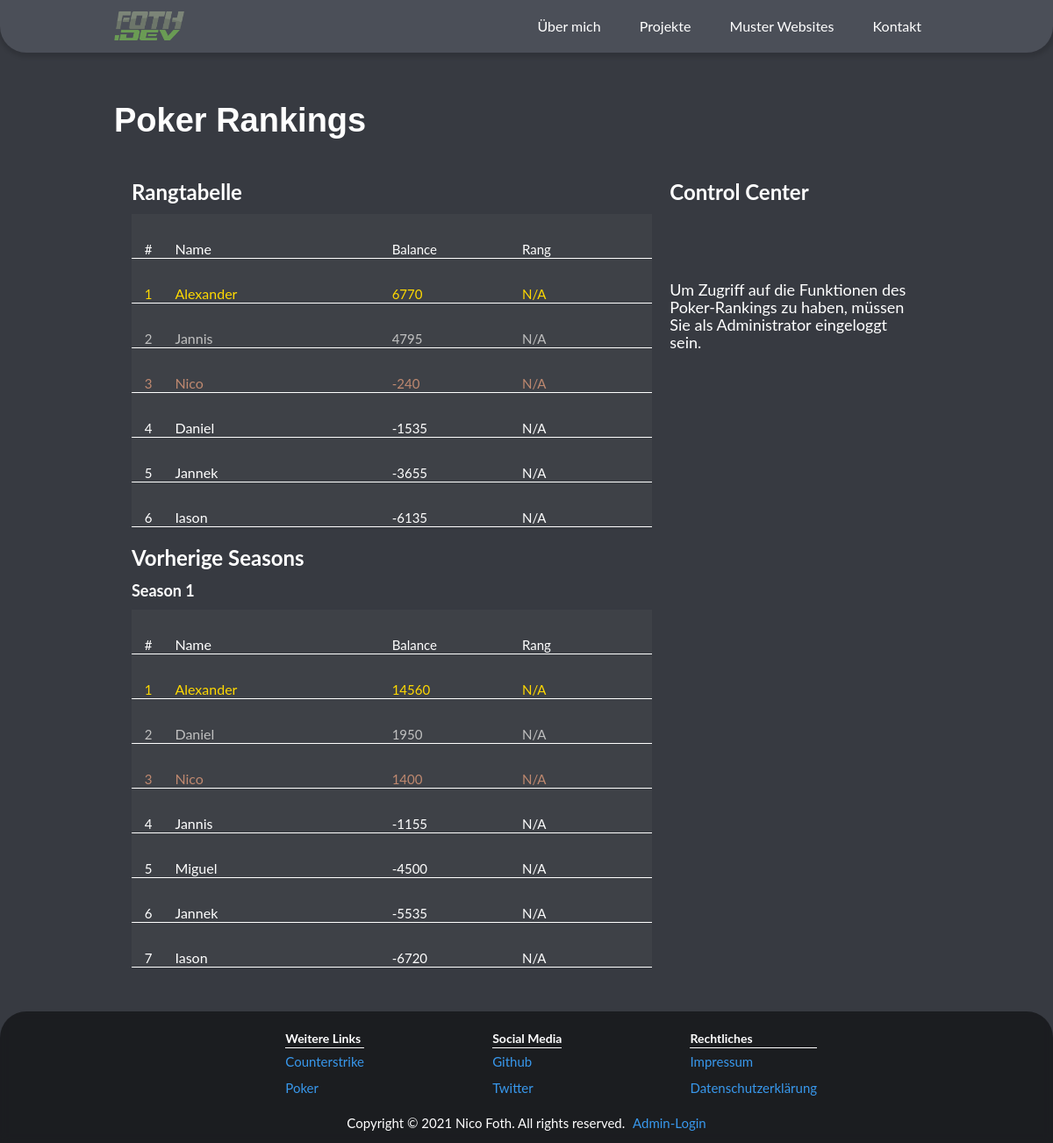
The page /poker/ on the database as committed earlier.
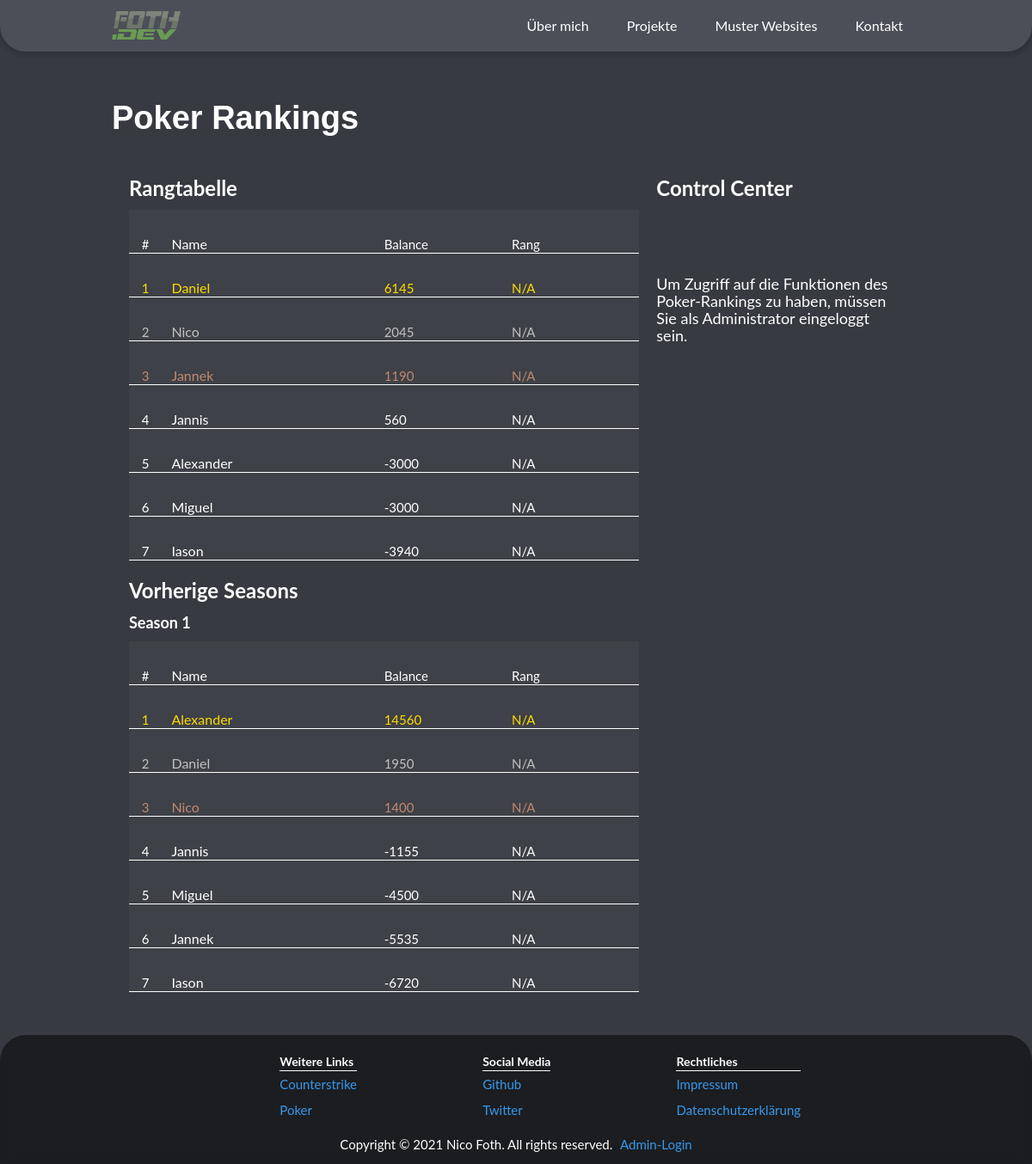
The same page on the database as committed later.
### poker/models.py (models this page shows, shortened)
class PokerPlayer(models.Model):
    name = models.CharField(max_length=32)
    balance = models.IntegerField()
    history = models.TextField(max_length=512, blank=True)

### poker/views.py (the view)
# urls.py: path('', views.show_poker_page, name="show_poker_page")
def show_poker_page(request):
    if request.method == "POST":
        update_form = UpdatePokerPlayer(request.POST)
        if update_form.is_valid():
            if "deposit" in request.POST:
                name = update_form.cleaned_data["player"]
                amount = int(update_form.cleaned_data["amount"])
                queryset = PokerPlayer.objects.filter(name=name)
                current_balance = queryset[0].balance
                PokerPlayer.objects.filter(name=name).update(balance=current_balance+amount)
                return redirect("show_poker_page")
            elif "withdraw" in request.POST:
                name = update_form.cleaned_data["player"]
                amount = int(update_form.cleaned_data["amount"])
                queryset = PokerPlayer.objects.filter(name=name)
                current_balance = queryset[0].balance
                PokerPlayer.objects.filter(name=name).update(balance=current_balance-amount)
                return redirect("show_poker_page")
    else:
        update_form = UpdatePokerPlayer()
        player_data = PokerPlayer.objects.order_by("-balance")
        return render(request, "poker/show_poker_page.html", {"player_data": player_data, "update_form": update_form})

### poker/templates/poker/show_poker_page.html (shortened to what the changed rows need)
{% extends 'base_new.html' %}
{% load static %}
{% block content %}
  <div>
    <div class="container" style="margin-bottom: 50px;">
      <h1 class="heading" style="padding-bottom: 15px;">Poker Rankings</h1>
    <div class="row">
    <div class="col col-8">
      <div class="dyn-list">
        <div role="list" class="dyn-items">
          {% for player_object in player_data %}
          {% if forloop.counter == 1 %}
          <div role="listitem" class="dyn-item" style="color: rgb(255, 217, 0)">
          {% endif %}
          {% if forloop.counter == 2 %}
          <div role="listitem" class="dyn-item" style="color: rgb(192, 192, 192)">
          {% endif %}
          {% if forloop.counter == 3 %}
          <div role="listitem" class="dyn-item" style="color: #bf8970">
          {% endif %}
          {% if forloop.counter > 3 %}
          <div role="listitem" class="dyn-item">
          {% endif %}
            <div class="csgo-columns-2 row">
              <div class="col col-1">
                <div class="csgo-text-block">{{ forloop.counter }}</div>
              </div>
              <div class="col col-5">
                <div class="csgo-text-block-2">{{ player_object.name }}</div>
              </div>
              <div class="col col-3">
                <div class="csgo-text-block-3">{{ player_object.balance }}</div>
              </div>
              <div class="col col-3">
                <div class="csgo-text-block-3">N/A</div>
              </div>
            </div>
          </div>
          {% endfor %}
        </div>
      </div>
      </div>
    </div>
  </div>
{% endblock %}

Rows that differ between the two databases and show on the page:
changed PokerPlayer "Daniel": balance "-1535" → "6145"; moves up the list
changed PokerPlayer "Nico": balance "-240" → "2045"; moves up the list
changed PokerPlayer "Jannek": balance "-3655" → "1190"; moves up the list
changed PokerPlayer "Jannis": balance "4795" → "560"; moves down the list
changed PokerPlayer "Alexander": balance "6770" → "-3000"
added PokerPlayer: name "Miguel", balance "-3000"
changed PokerPlayer "Iason": balance "-6135" → "-3940"
